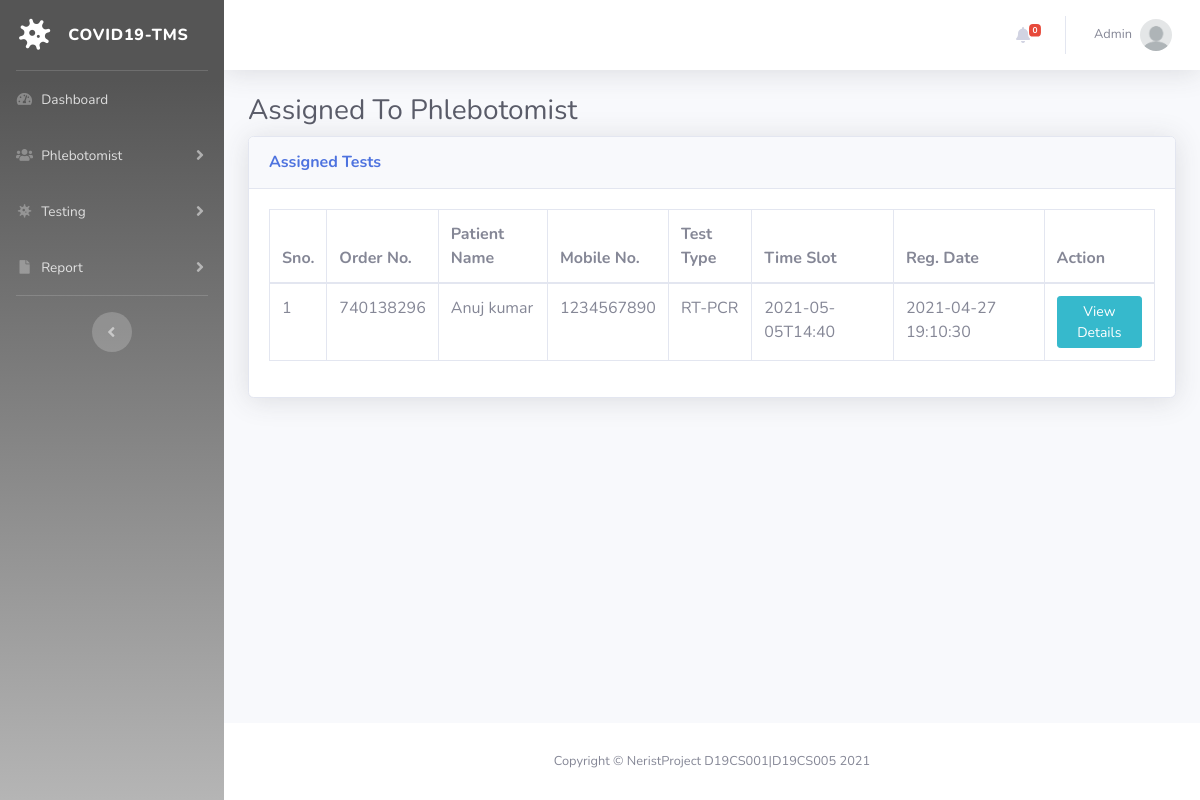
The page /ontheway-samplecollection-test.php (signed in) on the database its author committed.
### tables this page shows
CREATE TABLE `tbltestrecord` (
  `Slno` int(11) NOT NULL,
  `Ordno` bigint(14) DEFAULT NULL,
  `Patientphno` bigint(14) DEFAULT NULL,
  `Testtype` varchar(100) DEFAULT NULL,
  `Testtime` varchar(120) DEFAULT NULL,
  `Reportstat` varchar(100) DEFAULT NULL,
  `Finreport` varchar(150) DEFAULT NULL,
  `Reportuptime` varchar(200) DEFAULT NULL,
  `Regdate` timestamp NULL DEFAULT current_timestamp(),
  `AsstoempId` varchar(150) DEFAULT NULL,
  `Asstoname` varchar(180) DEFAULT NULL,
  `Asstime` varchar(100) DEFAULT NULL
);

CREATE TABLE `tblpatients` (
  `Slno` int(11) NOT NULL,
  `FN` varchar(120) DEFAULT NULL,
  `Phno` bigint(12) DEFAULT NULL,
  `Dob` date DEFAULT NULL,
  `GovtId` varchar(150) DEFAULT NULL,
  `GovtIdno` varchar(150) DEFAULT NULL,
  `Fulladdrs` varchar(255) DEFAULT NULL,
  `State` varchar(200) DEFAULT NULL,
  `Regdate` timestamp NOT NULL DEFAULT current_timestamp()
);

### ontheway-samplecollection-test.php (the view, shortened to what this page needs)
<?php session_start();
include_once('includes/config.php');
if (strlen($_SESSION['aid']==0)) {
  header('location:logout.php');
  } else{
?>
<!DOCTYPE html>
<html lang="en">
<head>
    <link href="vendor/fontawesome-free/css/all.min.css" rel="stylesheet" type="text/css">
    <link href="css/sb-admin-2.min.css" rel="stylesheet">
    <link href="vendor/datatables/dataTables.bootstrap4.min.css" rel="stylesheet">
</head>
<body id="page-top">
    <div id="wrapper">
  <?php include_once('includes/sidebar.php');?>
        <div id="content-wrapper" class="d-flex flex-column">
            <div id="content">
<?php include_once('includes/topbar.php');?>
                <div class="container-fluid">
                    <h1 class="h3 mb-2 text-gray-800">Assigned To Phlebotomist</h1>
                    <div class="card shadow mb-4">
                        <div class="card-header py-3">
                            <h6 class="m-0 font-weight-bold text-primary">Assigned Tests</h6>
                        </div>
                        <div class="card-body">
                            <div class="table-responsive">
                                <form name="assignto" method="post">
                    <table class="table table-bordered" id="dataTable" width="100%" cellspacing="0">
                                    <thead>
                                        <tr>
                                            <th>Sno.</th>
                                            <th>Order No.</th>
                                            <th>Patient Name</th>
                                            <th>Mobile No.</th>
                                            <th>Test Type</th>
                                            <th>Time Slot</th>
                                            <th>Reg. Date</th>
                                            <th>Action</th>
                                        </tr>
                                    </thead>
                                    <tbody>
<?php $query=mysqli_query($con,"select tbltestrecord.Ordno,tblpatients.FN,tblpatients.Phno,tbltestrecord.Testtype,tbltestrecord.Testtime,tbltestrecord.Regdate,tbltestrecord.Slno as testid from tbltestrecord
join tblpatients on tblpatients.Phno=tbltestrecord.Patientphno
where Reportstat='On the Way for Collection'
    ");
$cnt=1;
while($row=mysqli_fetch_array($query)){
?>
                                        <tr>
                                            <td><?php echo $cnt;?></td>
                                            <td><?php echo $row['Ordno'];?></td>
                                            <td><?php echo $row['FN'];?></td>
                                            <td><?php echo $row['Phno'];?></td>
                                            <td><?php echo $row['Testtype'];?></td>
                                            <td><?php echo $row['Testtime'];?></td>
                                             <td><?php echo $row['Regdate'];?></td>
                                            <td>
                                <a href="test-details.php?tid=<?php echo $row['testid'];?>&&oid=<?php echo $row['Ordno'];?>" class="btn btn-info btn-sm">View Details</a>
                            </td>
                                        </tr>
<?php $cnt++;} ?>
                                    </tbody>
                                </table>
                                     </form>
                            </div>
                        </div>
                    </div>
                </div>
            </div>
    <?php include_once('includes/footer.php');?>
        </div>
    </div>
</body>
</html>
<?php } ?>

### includes/topbar.php (shortened to what this page needs)
      <nav class="navbar navbar-expand navbar-light bg-white topbar mb-4 static-top shadow">
            <?php if($_SESSION['aid']):?>
                    <ul class="navbar-nav ml-auto">
<?php $query=mysqli_query($con,"select * from tbltestrecord where Reportstat is null");
$count=mysqli_num_rows($query);
?>
                        <li class="nav-item dropdown no-arrow mx-1">
                            <a class="nav-link dropdown-toggle" href="#" id="alertsDropdown" role="button"
                                data-toggle="dropdown" aria-haspopup="true" aria-expanded="false">
                                <i class="fas fa-bell fa-fw"></i>
                                <span class="badge badge-danger badge-counter"><?php echo $count;?></span>
                            </a>
                        </li>
                        <li class="nav-item dropdown no-arrow">
                            <a class="nav-link dropdown-toggle" href="#" id="userDropdown" role="button"
                                data-toggle="dropdown" aria-haspopup="true" aria-expanded="false">
                <?php
$adid=$_SESSION['aid'];
$ret1=mysqli_query($con,"select Adname from tbladmin where ID='$adid'");
while($row1=mysqli_fetch_array($ret1)){
?>
                                <span class="mr-2 d-none d-lg-inline text-gray-600 small"><?php  echo $row1['Adname'];?></span>
                           <?php } ?>
                                <img class="img-profile rounded-circle"
                                    src="img/undraw_profile.png">
                            </a>
                        </li>
                    </ul>
                <?php endif;?>
                </nav>

### rows shown on the page
tbltestrecord: Ordno "740138296", tblpatients.FN "Anuj kumar", tblpatients.Phno "1234567890", Testtype "RT-PCR", Testtime "2021-05-05T14:40", Regdate "2021-04-27 19:10:30"

### other values the page prints
$count "0"
$row1['Adname'] "Admin"
